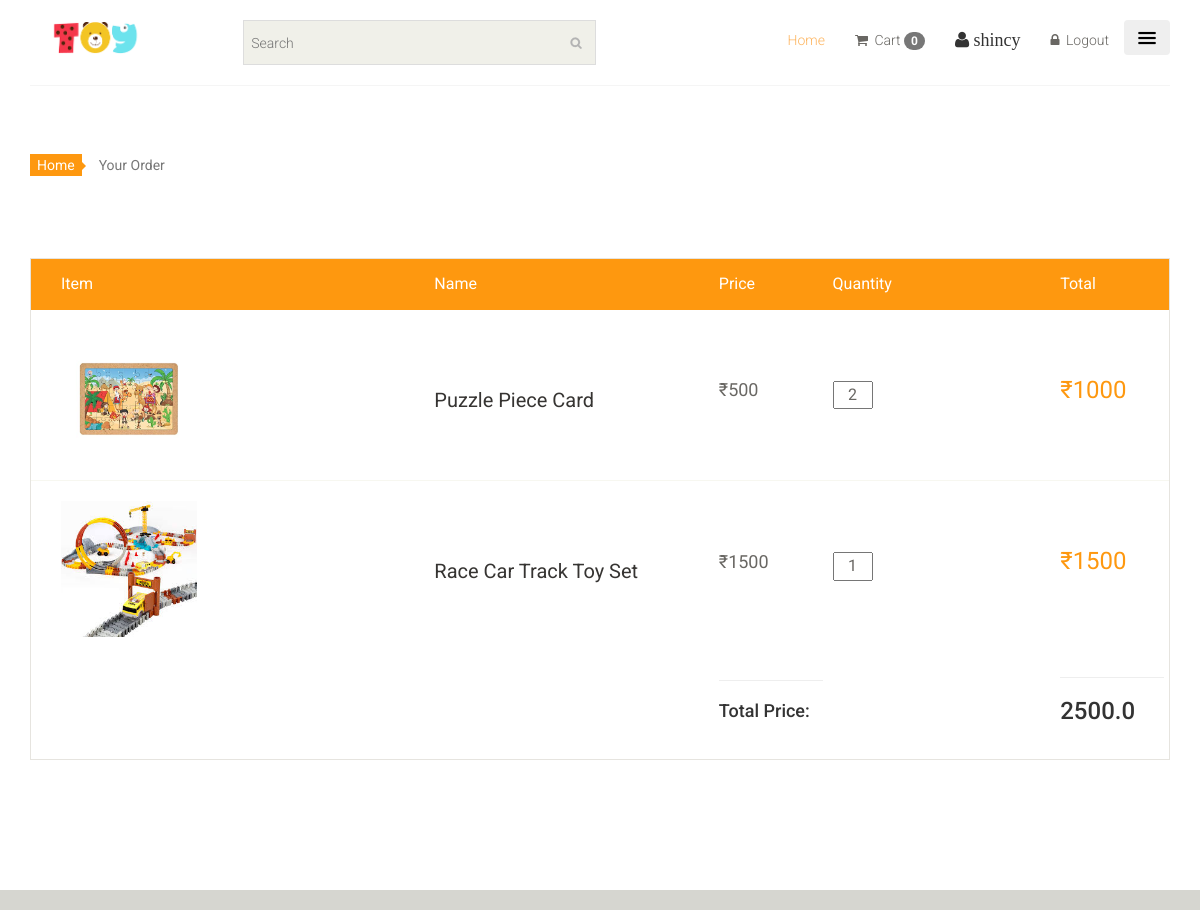
Screenshot of /my_order/ (signed in) with the database file from the repository.
### T_App/models.py (models this page shows, shortened)
class OrderItem(models.Model):
    order = models.ForeignKey(Order, on_delete=models.CASCADE)
    product = models.CharField(max_length=100)
    image = models.ImageField(upload_to='ecommerce/Order_img')
    quantity = models.CharField(max_length=20)
    price = models.IntegerField()
    total = models.CharField(max_length=1000)

class Order(models.Model):
    user = models.ForeignKey(User, on_delete=models.CASCADE)
    address = models.TextField()
    phone = models.CharField(max_length=10)
    email = models.EmailField(max_length=100)
    pincode = models.CharField(max_length=10)
    amount = models.CharField(max_length=100)
    payment_id = models.CharField(max_length=300, null=True, blank=True)
    paid = models.BooleanField(default=False, null=True)
    date = models.DateField(default=datetime.datetime.today)

### T_App/views.py (the view)
# urls.py: path('my_order/',views.my_order,name='my_order'),
@login_required
def my_order(request):
    user = request.user
    orders = Order.objects.filter(user=user)
    order_items = OrderItem.objects.filter(order__in=orders)
    total_amount = order_items.aggregate(Sum('price'))['price__sum']
    context = {
        'orders': orders,
        'order_items': order_items,
        'total_amount': total_amount,
    }
    return render(request, 'cart/my_order.html', context)

### templates/cart/my_order.html
{% extends 'master.html' %}
{% load cart_tag %}
{%block body %}
<section id="cart_items">
    <div class="container">
        <div class="breadcrumbs">
            <ol class="breadcrumb">
              <li><a href="{% url 'index' %}">Home</a></li>
              <li class="active">Your Order</li>
            </ol>
        </div>
        <div class="table-responsive cart_info">
            <table class="table table-condensed">
                <thead width="50%">
                    <tr class="cart_menu">
                        <td class="image">Item</td>
                        <td class="description">Name</td>
                        <td class="price">Price</td>
                        <td class="quantity">Quantity</td>
                        <td class="total">Total</td>
                    </tr>
                </thead>
                <tbody>
                    {% for order_item in order_items %}
                    <tr>
                        <td class="cart_product" width="100%" >
                            <a href=""><img src="{{order_item.image}}" width="35%" alt=""></a>
                        </td>
                        <td class="cart_description" width="25%" >
                            <h4 width="50%"><a href="">{{order_item.product}} </a></h4>
                        </td>
                        <td class="cart_price" width="10%" >
                            <p >₹{{order_item.price}}</p>
                        </td>
                        <td class="cart_quantity" width="20%" >
                            <div class="cart_quantity_button">
                                <input class="cart_quantity_input" type="text" name="quantity" value="{{order_item.quantity}}"  size="2" readonly>
                            </div>
                        </td>
                        <td class="cart_total" width="10%">
                            <p class="cart_total_price">₹{{ order_item.total }}</p>
                        </td>
                        {% endfor %}
                    </tr>
                </tbody>
                <tfoot>
                    <td></td>
                    <td></td>
                    <td>
                        <hr>
                     <h4>Total Price:</h4>
                    </td>
                    <td></td>
                    <td>
                        <hr>
                        {% for order in orders %}
                        <h3>{{ order.amount }}</h3>
                        {% endfor %}
                    </td>
                </tfoot>
            </table>
        </div>
    <br><br><br>
    </div>
</section>
<br>
{% endblock %}

### templates/master.html (shortened to what this page needs)
{% load static %}
<!DOCTYPE html>
<html lang="en">
<head>
    <link href="/static/css/bootstrap.min.css" rel="stylesheet">
    <link href="/static/css/font-awesome.min.css" rel="stylesheet">
    <link href="/static/css/prettyPhoto.css" rel="stylesheet">
    <link href="/static/css/price-range.css" rel="stylesheet">
    <link href="/static/css/animate.css" rel="stylesheet">
	<link href="/static/css/main.css" rel="stylesheet">
	<link href="/static/css/responsive.css" rel="stylesheet">
</head>
<body>
    <header id="header">
		<div class="header-middle ">
			<div class="container">
				<div class="row">
					<div class="col-sm-4">
						<div class="logo pull-left">
							<a href="index.html"><img src="/static/images/home/lo13.png" width="128px" height="35px" alt="" /></a>
						</div>
					</div>
					<div class="col-sm-8">
						<div class="shop-menu pull-right">
							<ul class="nav navbar-nav">
								<li><a href="{% url 'index' %}" class="active">Home</a></li>
								<li><a href="/cart/cart-detail/"><i class="fa fa-shopping-cart"></i> Cart <span class="badge badge-secondary">{{request.session.cart|length}}</span></a></li>
								{% if user.is_authenticated %}
								<li><h4><i class=" fa fa-user"> {{user.username}}</i></h4></li>
								{% else %}
								<li><h4><i class=" fa fa-user"> Guest</i></h4></li>
								{% endif %}
								{% if user.is_authenticated %}
								<li><a href="{% url 'logout' %}"><i class="fa fa-lock"></i> Logout</a></li>
								{% else %}
								<li><a href="{% url 'login' %}"><i class="fa fa-lock"></i> Login</a></li>
								{% endif %}
								<div class="btn-group dropend">
									<button class="btn btn-secondary dropdown-toggle" type="button" data-toggle="dropdown" aria-haspopup="true" aria-expanded="false">
										<img src="/static/images/home/menu-icon-orange.png" width="20px" height="20px" alt="#" />
									</button>
								  </div>
							</ul>
						</div>
						<div class="col-sm-3">
							<form method="get" action="/search/">
							<div class="search_box pull-right searchform input">
								<input name="query" type="text" placeholder="Search" />
							</div>
						</form>
						</div>
					</div>
				</div>
			</div>
		</div>
		<div class="header-bottom">
			<div class="container">
				<div class="row">
					<div class="col-sm-9">
					</div>
				</div>
			</div>
		</div>
	</header>
	{% block body %}
	{% endblock %}
    <footer id="footer">
		<div class="footer-bottom">
			<div class="container">
						<div class="row">
						</div>
			</div>
		</div>
	</footer>
</body>
</html>

### static/css/main.css (style rules this page uses)
body { font-family: 'Roboto', sans-serif; background:; position: relative; font-weight:400px; }
ul li { list-style: none; }
a { -webkit-transition: 300ms; -moz-transition: 300ms; -o-transition: 300ms; transition: 300ms; }
h1, h2, h3, h4, h5, h6 { font-family: 'Roboto', sans-serif; }
.header-middle .container .row { border-bottom: 1px solid #f5f5f5; margin-left: 0; margin-right: 0; padding-bottom: 20px; padding-top: 20px; }
.header-middle .container .row .col-sm-4 { padding-left: 0; }
.header-middle .container .row .col-sm-8 { padding-right:0; }
.shop-menu ul li { display:inline-block; padding-left: 15px; padding-right: 15px; }
.shop-menu ul li a { background: #FFFFFF; color: #696763; font-family: 'Roboto', sans-serif; font-size: 14px; font-weight: 300; padding:0; padding-right: 0; margin-top: 10px; }
.shop-menu ul li a i { margin-right:3px; }
.header-bottom { padding-bottom: 30px; padding-top: 30px; }
.mainmenu ul li a:hover, .mainmenu ul li a.active, .shop-menu ul li a.active { background:none; color:#fdb45e; }
.search_box input { background: #F0F0E9; border: medium none; color: #B2B2B2; font-family: 'roboto'; font-size: 12px; font-weight: 300; height: 45px; outline: medium none; padding-left: 10px; width: 385px; background-image: url(../images/home/searchicon.png); background-repeat: no-repeat; background-position: 326px; }
#footer { background: #F0F0E9; }
.searchform input { border: 1px solid #DDDDDD; color: #CCCCC6; font-family: 'Roboto', sans-serif; font-size: 14px; margin-top: 0; outline: medium none; padding: 7px; width: 353px; }
.footer-bottom { background: #D6D6D0; padding-top: 10px; }
.breadcrumbs { position: relative; }
.breadcrumbs .breadcrumb { background:transparent; margin-bottom: 75px; padding-left: 0; }
.breadcrumbs .breadcrumb li a { background:#FE980F; color: #FFFFFF; padding: 3px 7px; }
.breadcrumbs .breadcrumb li a:after { content:""; height:auto; width: auto; border-width: 8px; border-style: solid; border-color:transparent transparent transparent #FE980F; position: absolute; top: 11px; left:48px; }
.breadcrumbs .breadcrumb > li + li:before { content: " "; }
#cart_items .cart_info { border: 1px solid #E6E4DF; margin-bottom: 50px }
#cart_items .cart_info .cart_menu { background: #FE980F; color: #fff; font-size: 16px; font-family: 'Roboto', sans-serif; font-weight: normal; }
#cart_items .cart_info .table.table-condensed thead tr { height: 51px; }
#cart_items .cart_info .table.table-condensed tr { border-bottom: 1px solid#F7F7F0 }
#cart_items .cart_info .table.table-condensed tr:last-child { border-bottom: 0 }
.cart_info table tr td { border-top: 0 none; vertical-align: inherit; }
#cart_items .cart_info .image { padding-left: 30px; }
#cart_items .cart_info .cart_description h4 { margin-bottom: 0 }
#cart_items .cart_info .cart_description h4 a { color: #363432; font-family: 'Roboto',sans-serif; font-size: 20px; font-weight: normal; }
#cart_items .cart_info .cart_price p { color:#696763; font-size: 18px }
#cart_items .cart_info .cart_total_price { color: #FE980F; font-size: 24px; }
.cart_product { display: block; margin: 15px -70px 10px 25px; }
.cart_quantity_input { color: #696763; float: left; font-size: 16px; text-align: center; font-family: 'Roboto',sans-serif; }

### rows the page displays
OrderItem: image (picture), product "Puzzle Piece Card", price "500", quantity "2", total "1000"
OrderItem: image (picture), product "Race Car Track Toy Set", price "1500", quantity "1", total "1500"
Order: amount "2500.0"

### other values shown
{{ request.session.cart|length }} "0"
{{ user.username }} "shincy"
